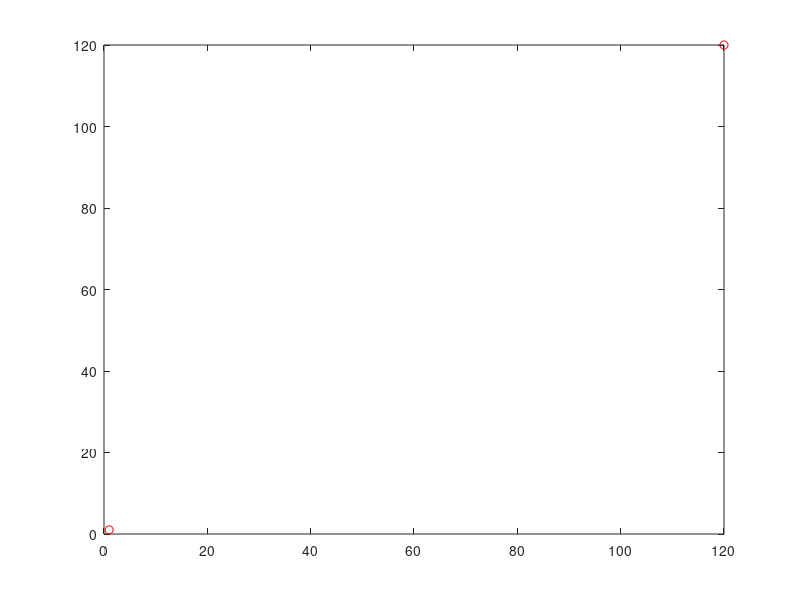

This chart was generated by the following MATLAB code: (Note: this script raises an error after producing the figure.)
% 16-811 Fall 2019
% Emma Benjaminson
% Assignment 6
% Problem 2
% References: 
% [1] https://stackoverflow.com/questions/3838329/how-can-i-check-if-two-segments-intersect
% [2] http://www.cs.kent.edu/~dragan/ST-Spring2016/visibility%20graphs.pdf
% [3] https://medium.com/basecs/finding-the-shortest-path-with-a-little-help-from-dijkstra-613149fbdc8e
% [4] https://brilliant.org/wiki/dijkstras-short-path-finder/

%%
clc ; clear all ; close all ;

%% Main

%%%%%%%%%%%%%%%%%%%%%%%%
% START AND END POINTS %
%%%%%%%%%%%%%%%%%%%%%%%%
% take in the start point and the goal point
start = [1,1] ; 
goal = [120,120] ; 

figure(1)
plot(start(1), start(2), 'or') 
hold on 
plot(goal(1), goal(2), 'or') 
hold on 

%%%%%%%%%%%%%
% OBSTACLES %
%%%%%%%%%%%%%

% generate a list of obstacles which are convex polygons
No = 2 ; % number of obstacles
maxV = 10 ; % maximum number of vertices permitted in one obstacle
maxL = 50 ; % maximum length of an obstacle

obstacles = {} ; % initialize an empty cell array that can contain all obstacle data

for i = 1:No
    Nv = 1 ; % need to set a condition to force number of vertices to be at least 3
    
    while Nv < 3
        Nv = round(maxV*rand(1)) ; % number of vertices on the obstacle
        offset = round(100*rand(1)) ; % offset of location of convex obstacle
    end
    
    finalx = convexObstacle(Nv,maxL,offset) ; % produce a list of points 
    pgon = polyshape(finalx(:,1),finalx(:,2),'Simplify',false) ; 
    obstacles(i,:) = {finalx} ; % add the list of points to the obstacles cell array
    
%     color = [rand(1), rand(1), rand(1)] ; % set color at random for this obstacle
    
    figure(1)
    plot(pgon)
    hold on
%     plot(finalx(:,1), finalx(:,2), 'o', 'color', color) 
%     hold on
%     for i = 1:(length(finalx)-1)
%         plot(finalx(i:i+1, 1), finalx(i:i+1, 2), '-', 'color', color)
%     end
%     hold on
%     plot([finalx(end,1),finalx(1,1)], [finalx(end,2),finalx(1,2)],'-', 'color', color)
%     hold on

end

% obstacles = [   44.3019   52.0579 ;
%    36.9086   46.3763 ;
%    53.0475   40.3065 ] ; 
% No = 1 ; 

%%%%%%%%%%%%%%%%%%%%%%%%%%%%%%%%%%%%%%%%%
% CHECK IF START/END IS INSIDE OBSTACLE %
%%%%%%%%%%%%%%%%%%%%%%%%%%%%%%%%%%%%%%%%%

for i = 1:No
    obs = obstacles{i} ; 
    
    alertStart = isContained(start,obs) ; 
    alertGoal = isContained(goal,obs) ; 
    
    if alertStart == 1 
        error('Start point is contained inside an obstacle, ending script.') ;
    end
    
    if alertGoal == 1
        error('Goal point is contained inside an obstacle, ending script.') ; 
    end
end

%%%%%%%%%%%%%%%%%%%%%
% VISIBILITY GRAPHS %
%%%%%%%%%%%%%%%%%%%%%

% generate visGraph for start point
visGraphStart = visGraphGen(start, obstacles) ; 

n = size(visGraphStart,1) ; 

% for i = 1:n
%     figure(1)
%     plot([visGraphStart(i,1),visGraphStart(i,3)],[visGraphStart(i,2),visGraphStart(i,4)],'-k')
%     hold on
% end

% generate visGraph between each obstacle
visGraphObs = [] ; 

% run through each obstacle
for i = 1:No
    obstacle = obstacles{i} ; 
%     obstacle = obstacles ; 
    vertices = size(obstacle,1) ; 
    
    % for each vertex in each obstacle, get the visibility graph for that
    % vertex and add to the list of visibility graph for all obstacles
    for j = 1:vertices
        vG = visGraphGenObs(obstacle(j,:),obstacles) ; 
        visGraphObs = [visGraphObs ; vG] ; 
    end
end

n = size(visGraphObs,1) ; 

% for i = 1:n
%     figure(1)
%     plot([visGraphObs(i,1),visGraphObs(i,3)],[visGraphObs(i,2),visGraphObs(i,4)],'-k')
%     hold on
% end

% generate visGraph for goal point
visGraphEnd = visGraphGen(goal, obstacles) ; 

temp = visGraphEnd ; 
visGraphEnd(:,1:2) = temp(:,3:4) ; 
visGraphEnd(:,3:4) = temp(:,1:2) ; 

n = size(visGraphEnd,1) ; 

% for i = 1:n
%     figure(1)
%     plot([visGraphEnd(i,1),visGraphEnd(i,3)],[visGraphEnd(i,2),visGraphEnd(i,4)],'-k')
%     hold on
% end


%%%%%%%%%%%%%%%%%%%%%%%%
% DIJKSTRA'S ALGORITHM %
%%%%%%%%%%%%%%%%%%%%%%%%

% put all the visibility graphs into one variable
Graph = [visGraphStart ; visGraphObs; visGraphEnd ] ; 

% get the number of nodes in the graph
% build a list of all the nodes
Nn = 2 ; 
Nodes = [start] ; 

for i = 1:No
    n = length(obstacles{i}) ;
%     n = 3 ; 
    Nn = Nn + n ;
    Nodes = [Nodes ; obstacles{i}] ;
%     Nodes = [Nodes ; obstacles] ; 
end

Nodes = [Nodes ; goal] ; 

% figure(1)
% for i = 1:length(Graph)
%     plot([Graph(i,1),Graph(i,3)],[Graph(i,2),Graph(i,4)],'-k') ; 
%     hold on
% end
% 
% for i = 1:length(Nodes)
%     plot(Nodes(i,1),Nodes(i,2),'or') 
%     hold on
% end

[S, Q] = dijkstra(Nodes, Graph) ; 

% use S to calculate the shortest distance from goal to start
waypoints = shortestPath(S,start,goal) ; 

for i = 1:(length(waypoints)-1)
    figure(1)
    plot(waypoints(i:i+1,1), waypoints(i:i+1,2), '-r','LineWidth',3)
    hold on
end

figure(1)
title('HW3 Q2') ; xlabel('X') ; ylabel('Y') ; 

%% Extra Code

% % test case for intersection function
% L1 = [1, 1 ; 5, 4] ; 
% L2 = [2, 3 ; 5, 1] ; 
% L3 = [1, 4 ; 5, 7] ; 
% result1 = intersection(L1, L2) ;
% result2 = intersection(L2, L3) ;

%%% TEST CASE %%%%%%%%%%%%%%%%%%%%%%%%%%%%%%%%%%%%%%%%%%%%%%%%%
% test1 = [36.3756   20.3943 ;
%    30.2903   32.0053 ;
%    18.1838   24.5737 ;
%    17.4860   14.2309 ;
%    24.5264   12.0560 ] ;
% 
%     color = [rand(1), rand(1), rand(1)] ; % set color at random for this obstacle
%     
% figure(1)
% 
% plot(test1(:,1), test1(:,2), 'o', 'color', color) 
% hold on
% for i = 1:(length(test1)-1)
%     plot(test1(i:i+1, 1), test1(i:i+1, 2), '-', 'color', color)
% end
% hold on
% plot([test1(end,1),test1(1,1)], [test1(end,2),test1(1,2)],'-', 'color', color)
% hold on
%%%%%%%%%%%%%%%%%%%%%%%%%%%%%%%%%%%%%%%%%%%%%%%%%%%%%%%%%%%%%%%

%% Functions

function finalx = convexObstacle(Nv,maxL,offset)
    
    % run a function to generate a set of n random points in 2D space
    x = randpoints(Nv,maxL,offset) ; 

    % look for the point that has the smallest y value
    % if there are multiple such points, choose the one with the largest x
    % value
    [originy, ii] = min(x(:,2)) ; % ii is the index of the minimum value

    % set the minimum value as the origin and remove it from the list of points
    origin = [x(ii,1), originy] ; 
    x(ii,:) = [] ; 

    % calculate the angle between the origin and all other points in the
    % set
    angles = calcangles(origin, x) ; 

    % sort all the points by the size of the angles calculated above
    % if 2 points have the same angle we choose the one closer to the chosen
    % point
    x = [x, angles] ; % adds angles data as a column to x matrix of points
    x = sortrows(x, 3) ; % sorts matrix x by angle size
    x = [origin, 0 ; x] ; % add back in a row for the origin at the beginning 

    % now take 3 points in a row out of this sorted stack
    stack = [] ;
    stack = [stack ; x(1:2,:)] ;

    for i = 3:length(x) 
        while length(stack) > 1 && isconvex(stack(end-1,1:2),stack(end,1:2),x(i,1:2)) == 0 
            stack(end,:) = [] ; 
        end
        stack = [stack ; x(i,:)] ; 
    end

    finalx = stack(:,1:2) ; 

end

function x = randpoints(Nv,maxL,offset)
    x = maxL*rand([Nv,2]) + offset ; % scale the random numbers so they are between 0 and 100
end

function angles = calcangles(origin, x) 
    angles = zeros(length(x),1) ; 
    horz = [1,0] ; 
    
    for i = 1:length(x)
        
        % create a vector using the vector to the point x
        vec = x(i,:) - origin ; 
        
        % calculate the angle between the two vectors in radians
        angles(i) = acos( dot(horz,vec) / (norm(horz) * norm(vec)) ) ; 
    end
end

function convex = isconvex(a,b,c)
    % build the vectors
    ab = [b - a, 0] ; 
    bc = [c - b, 0] ; 
    
    % calculate the cross product 
    cp = cross(ab, bc) ;
    cp = cp(3) ; 
    
    % check if cross product is > 0 and return 1 if true
    % when cross product is nonzero, vectors are NOT parallel
    if cp > 0 
        convex = 1 ; 
    elseif cp <= 0 
        convex = 0 ; 
    end
end

function result = intersection(L1, L2)
    
    eps = 0.2 ; 

    % break lines into [(x1, y1), (x2, y2)] and [(x3, y3) , (x4, y4)] coordinates
    x1 = L1(1) ; 
    y1 = L1(2) ; 
    x2 = L1(3) ; 
    y2 = L1(4) ; 
    
    x3 = L2(1) ; 
    y3 = L2(2) ; 
    x4 = L2(3) ; 
    y4 = L2(4) ; 
    
    % calculate the slopes and intercepts of the two lines 
    m1 = (y2 - y1) / (x2 - x1) ; 
    m2 = (y4 - y3) / (x4 - x3) ; 
    
    b1 = y1 - m1*x1 ; 
    b2 = y3 - m2*x3 ; 
    
    % check first that there exists some interval in x where an
    % intersection could exist
    if max(x1,x2) < min(x3,x4)
        result = false ; 
        return % if this result is false, end the function
    end
    
    % check if the slopes of the lines are equal, then the lines are
    % parallel and there is not point of intersection
    % set the difference between the two slopes to be very small, but
    % non-zero, in the event that they are not exactly the same value
    if abs(m1 - m2) < 0.001
        result = false ; 
        return
    end
    
    % the potential point of intersection (x,y) must lie inside the
    % intervals I1 and I2
    Ix1 = [min(x1,x2), max(x1,x2)] ; 
    Ix2 = [min(x3,x4), max(x3,x4)] ; 
    
    Iy1 = [min(y1,y2), max(y1,y2)] ; 
    Iy2 = [min(y3,y4), max(y3,y4)] ; 
    
    % and the potential point of intersection really needs to fall in the
    % intersection of these two intervals
    Ixa = [max(Ix1(1),Ix2(1)), min(Ix1(2),Ix2(2))] ; 
    Iya = [max(Iy1(1),Iy2(1)), min(Iy1(2),Iy2(2))] ; 
    
    % if there is a point of intersection its x value will be
    xa = (b2 - b1) / (m1 - m2) ; 
    xa = xa + 0.1*rand(1) ; 
    
    % and its y value will be
    ya = m1*xa + b1 ; 
    ya = ya + 0.1*rand(1) ; 
    
    % now check that xa lies within the interval Ia
    if ((xa - eps) < Ixa(1) || (xa + eps) > Ixa(2)) && ((ya - eps) < Iya(1) || (ya + eps) > Iya(2))
        result = false ; 
        return
    else
        result = true ; 
    end
end

function result = intersectionObs(L1, L2)
    
    eps = 0.2 ; 

    % break lines into [(x1, y1), (x2, y2)] and [(x3, y3) , (x4, y4)] coordinates
    x1 = L1(1) ; 
    y1 = L1(2) ; 
    x2 = L1(3) ; 
    y2 = L1(4) ; 
    
    x3 = L2(1) ; 
    y3 = L2(2) ; 
    x4 = L2(3) ; 
    y4 = L2(4) ; 
    
    % calculate the slopes and intercepts of the two lines 
    m1 = (y2 - y1) / (x2 - x1) ; 
    m2 = (y4 - y3) / (x4 - x3) ; 
    
    b1 = y1 - m1*x1 ; 
    b2 = y3 - m2*x3 ; 
    
    % check first that there exists some interval in x where an
    % intersection could exist
    if max(x1,x2) < min(x3,x4)
        result = false ; 
        return % if this result is false, end the function
    end
    
    % check if the slopes of the lines are equal, then the lines are
    % parallel and there is not point of intersection
    % set the difference between the two slopes to be very small, but
    % non-zero, in the event that they are not exactly the same value
    if abs(m1 - m2) < 0.001
        result = false ; 
        return
    end
    
    % the potential point of intersection (x,y) must lie inside the
    % intervals I1 and I2
    Ix1 = [min(x1,x2), max(x1,x2)] ; 
    Ix2 = [min(x3,x4), max(x3,x4)] ; 
    
    Iy1 = [min(y1,y2), max(y1,y2)] ; 
    Iy2 = [min(y3,y4), max(y3,y4)] ; 
    
    % and the potential point of intersection really needs to fall in the
    % intersection of these two intervals
    Ixa = [max(Ix1(1),Ix2(1)), min(Ix1(2),Ix2(2))] ; 
    Iya = [max(Iy1(1),Iy2(1)), min(Iy1(2),Iy2(2))] ; 
    
    % if there is a point of intersection its x value will be
    xa = (b2 - b1) / (m1 - m2) ; 
    xa = xa + 1*rand(1) ; 
    
    % and its y value will be
    ya = m1*xa + b1 ; 
    ya = ya + 1*rand(1) ; 
    
    % now check that xa lies within the interval Ia
    if ((xa - eps) < Ixa(1) || (xa + eps) > Ixa(2)) && ((ya - eps) < Iya(1) || (ya + eps) > Iya(2))
        result = false ; 
        return
    else
        result = true ; 
    end
end

function edges = findedges(obstacle) 
    n = length(obstacle) ; % number of vertices (and also edges)
        
    edges = zeros(n,4) ; % each edge is described by 4 points [x1 y1 x2 y2]
    
    for i = 1:(n-1)
        edges(i,1:2) = obstacle(i,:) ; % start point of edge
        edges(i,3:4) = obstacle(i+1,:) ; % end point of edge
    end
    
    % the last edge runs from the last vertex to the first one, add to list
    edges(n,1:2) = obstacle(n,:) ; 
    edges(n,3:4) = obstacle(1,:) ; 
    
end

function visGraph = visGraphGenObs(point, obstacles) 
    eps = 1 ; 
    No = size(obstacles,1) ; 
    obstacle = obstacles ; 
    visGraph = [] ; 

    % find all the edges of all the obstacles
    edges = [] ; 
%     edges = [edges; findedges(obstacle)] ;

    for i = 1:No
        % pull out the data for this obstacle from the cell
        obstacle = obstacles{i} ; 

        % find the edges for this obstacle and add to array
        edges = [edges; findedges(obstacle)] ; 
    end

    Ne = size(edges,1) ; 

    for i = 1:No
        obstacle = obstacles{i} ; 
        Nv = size(obstacle,1) ; % number of vertices in the obstacle

        % for every vertex in the obstacle
        for j = 1:Nv

            % join the start point to the jth vertex
            L1 = [point, obstacle(j,:)] ;

            results = zeros(Ne,1) ; 

            % check every edge for intersection with L1
            for k = 1:Ne

                L2 = edges(k,:) ; 

                % check if the line segments intersect the edges of the obstacle
                results(k) = intersectionObs(L1, L2) ; 

            end

            % if L1 does not intersect any edge, add L1 to visGraph
            if sum(results) == 0 
                visGraph = [visGraph ; L1] ; 
            end
        end
    end
end

function visGraph = visGraphGen(point, obstacles) 
    eps = 1 ; 
    No = size(obstacles,1) ; 
    obstacle = obstacles ; 
    visGraph = [] ; 

    % find all the edges of all the obstacles
    edges = [] ; 
%     edges = [edges; findedges(obstacle)] ;

    for i = 1:No
        % pull out the data for this obstacle from the cell
        obstacle = obstacles{i} ; 

        % find the edges for this obstacle and add to array
        edges = [edges; findedges(obstacle)] ; 
    end

    Ne = size(edges,1) ; 

    for i = 1:No
        obstacle = obstacles{i} ; 
        Nv = size(obstacle,1) ; % number of vertices in the obstacle

        % for every vertex in the obstacle
        for j = 1:Nv

            % join the start point to the jth vertex
            L1 = [point, obstacle(j,:)] ; 

%             figure(2)
%             plot([L1(1),L1(3)],[L1(2),L1(4)],'-r')
%             hold on

            results = zeros(Ne,1) ; 

            % check every edge for intersection with L1
            for k = 1:Ne

                L2 = edges(k,:) ; 

                % check if the line segments intersect the edges of the obstacle
                results(k) = intersection(L1, L2) ; 

            end

            % if L1 does not intersect any edge, add L1 to visGraph
            if sum(results) == 0 
                visGraph = [visGraph ; L1] ; 
            end
        end
    end
end

function dist = distanceNodes(L)
    x1 = L(1) ; 
    y1 = L(2) ; 
    x2 = L(3) ;
    y2 = L(4) ; 
    
    dx = abs(x2 - x1) ; 
    dy = abs(y2 - y1) ; 
    
    dist = sqrt((dx^2) + (dy^2)) ; 
end

function [S, Q] = dijkstra(Nodes, Graph)
    % create a variable that contains the distances to each node from the
    % source
    dist = zeros(length(Nodes),1) ; 

    % set the distance to the source node as 0 and set the distance to all other nodes as infinity
    for i = 2:length(Nodes)
        dist(i) = Inf ; 
    end

    % add each node to a list Q
    Q = [Nodes, dist, zeros(length(Nodes),2)] ; 

    % create list S of visited nodes 
    S = [] ; 

    % while Q is not empty
    while isempty(Q) == 0

        % find the node v with the minimum distance and remove
        % that node from the list Q
        [~,vind] = min(Q(:,3)) ; 
        v = Q(vind,1:2) ; 

        % for every neighbor of the node v that is still in Q
        u = [] ; 

        for i = 1:length(Graph)
            if Graph(i,1:2) == v 
                u = [u ; Graph(i,3:4)] ; 
            end
        end

        % calculate the distance from v to the neighbor, u as the distance of v from the source node plus
        % the distance between v and u
        for i = 1:size(u,1)
            if ismember(u(i,:),S) == 0
                L = [v , u(i,:)] ; 
                distN = distanceNodes(L) ;
                newDist = distN + Q(vind,3) ; 

                % if this new calculated ddistance is shorter than the assigned distance to
                % u, then update the distance to u with this new calculation
                index = find(Q(:,1:2) == u(i,:),1) ; 
                if newDist < Q(index,3) 
                    Q(index,3) = newDist ; 
                    Q(index,4:5) = v ; 
                end
            end
        end

        if ismember(v(1),S) == 0 
            S = [S ; Q(vind,:)] ; 
            Q(vind,:) = [] ; 
        end
    end
end

function waypoints = shortestPath(S,start,goal)
    cost = 0 ; 
    arrival = [0,0] ; 
    waypoints = [] ; 

    while arrival ~= start
        ii = 1 ;
        while S(ii,1:2) ~= goal
            ii = ii + 1 ; 
        end
        cost = cost + S(ii,3) ; 
        waypoints = [waypoints ; goal] ; 
        arrival = S(ii,1:2) ; 
        goal = S(ii,4:5) ; 
    end
end

function alert = isContained(point,obs)

    % draw a ray extending from the point to the right along the x axis
    L1 = [point, point(1) + 100, point(2)] ; 
    
    % find the edges of the obstacle 
    edges = findedges(obs) ; 
    
    results = zeros(size(edges,1),1) ; 
    
    % check if the ray intersects any of the edges
    for i = 1:size(edges,1)
        L2 = edges(i,:) ; 
        results(i) = intersection(L1,L2) ; 
    end
    
    % count the number of intersections
    num = sum(results) ; 
    
    % return alert == true if the # intersections is odd
    if mod(num,2) == 0 % even
        alert = false ; 
    elseif mod(num,2) == 1 % odd
        alert = true ; 
    end
    
end